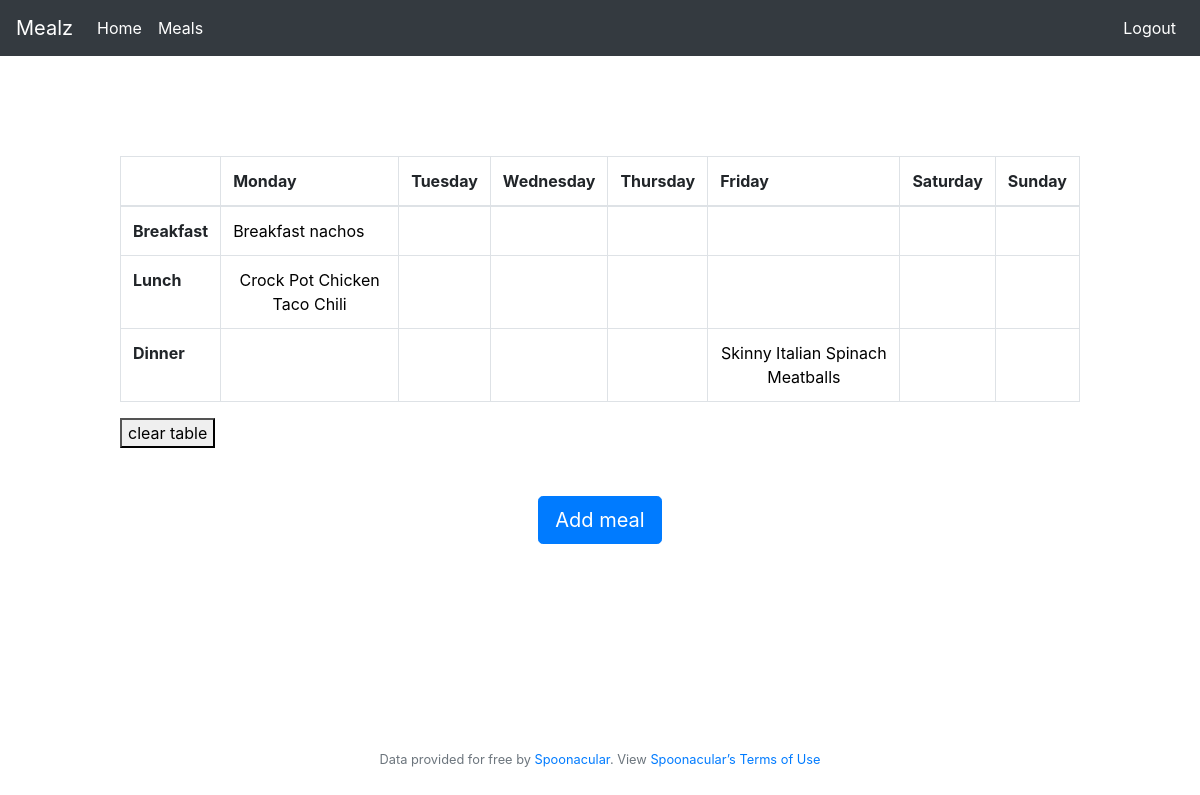
/ (signed in), run on the app's committed database.
### tables this page shows
CREATE TABLE meals (user_id INT NOT NULL, meal TEXT NOT NULL, meal_id TEXT NOT NULL, meal_name TEXT NOT NULL, meal_img TEXT NOT NULL);

### app.py (the view)
@app.route("/", methods=["GET", "POST"])
@login_required
def home():
    if (request.method == "POST"):
        c.execute("SELECT * FROM meals WHERE user_id = :user AND meal = :meal", {"user": session["user_id"], "meal": request.form.get("food")})
        meal_query = c.fetchone()
        query = {
            "id": meal_query[2],
            "title": meal_query[3],
            "image": meal_query[4]
        }
        session["dict"] = query
        return redirect(f"/recipes/{query['id']}")
    else:
        meals = meal()
        if (session["user_id"] == 5):
            flash("You are logged in as a guest. All meals added to the schedule will be deleted after logout. Enjoy!")
            return render_template("home.html", alert = "primary", meals = meals)
        return render_template("home.html", meals = meals)

### functions.py (called while the page is built)
def login_required(f):
    @wraps(f)
    def decorated_function(*args, **kwargs):
        if session.get("user_id") is None:
            return redirect("/login")
        return f(*args, **kwargs)
    return decorated_function

def meal():
    c.execute("SELECT * FROM meals WHERE user_id = :user", {"user": session["user_id"]})
    query = c.fetchall()
    meals = {}
    for row in query:
        info = {row[1]: {"name": row[3], "image": row[4]}}
        meals.update(info)
    return meals

### templates/home.html (shortened to what this page needs)
{% extends "layout.html" %}
{% block main %}
<div class="home-table">
    <form method="post" action="/" name="meal-form">
      <div class="table-responsive-sm">
        <table class="table table-bordered">
          <thead>
            <tr>
              <th scope="col"></th>
              <th scope="col">Monday</th>
              <th scope="col">Tuesday</th>
              <th scope="col">Wednesday</th>
              <th scope="col">Thursday</th>
              <th scope="col">Friday</th>
              <th scope="col">Saturday</th>
              <th scope="col">Sunday</th>
            </tr>
          </thead>
          <tbody>
            <tr>
              <th scope="row">Breakfast</th>
              <td><button type="submit" class="input-button" value="monday-breakfast" name="food">{% if "monday-breakfast" in meals %} {{meals["monday-breakfast"]["name"]}} {% endif %}</button></td>
              <td><button type="submit" class="input-button" value="tuesday-breakfast" name="food">{% if "tuesday-breakfast" in meals %} {{meals["tuesday-breakfast"]["name"]}} {% else %}{% endif %}</button></td>
              <td><button type="submit" class="input-button" value="wednesday-breakfast" name="food">{% if "wednesday-breakfast" in meals %} {{meals["wednesday-breakfast"]["name"]}} {% else %}{% endif %}</button></td>
              <td><button type="submit" class="input-button" value="thursday-breakfast" name="food">{% if "thursday-breakfast" in meals %} {{meals["thursday-breakfast"]["name"]}} {% else %}{% endif %}</button></td>
              <td><button type="submit" class="input-button" value="friday-breakfast" name="food">{% if "friday-breakfast" in meals %} {{meals["friday-breakfast"]["name"]}} {% else %}{% endif %}</button></td>
              <td><button type="submit" class="input-button" value="saturday-breakfast" name="food">{% if "saturday-breakfast" in meals %} {{meals["saturday-breakfast"]["name"]}} {% else %}{% endif %}</button></td>
              <td><button type="submit" class="input-button" value="sunday-breakfast" name="food">{% if "sunday-breakfast" in meals %} {{meals["sunday-breakfast"]["name"]}} {% else %}{% endif %}</button></td>
            </tr>
            <tr>
              <th scope="row">Lunch</th>
              <td><button type="submit" class="input-button" value="monday-lunch" name="food">{% if "monday-lunch" in meals %} {{meals["monday-lunch"]["name"]}} {% endif %}</button></td>
              <td><button type="submit" class="input-button" value="tuesday-lunch" name="food">{% if "tuesday-lunch" in meals %} {{meals["tuesday-lunch"]["name"]}} {% else %}{% endif %}</button></td>
              <td><button type="submit" class="input-button" value="wednesday-lunch" name="food">{% if "wednesday-lunch" in meals %} {{meals["wednesday-lunch"]["name"]}} {% else %}{% endif %}</button></td>
              <td><button type="submit" class="input-button" value="thursday-lunch" name="food">{% if "thursday-lunch" in meals %} {{meals["thursday-lunch"]["name"]}} {% else %}{% endif %}</button></td>
              <td><button type="submit" class="input-button" value="friday-lunch" name="food">{% if "friday-lunch" in meals %} {{meals["friday-lunch"]["name"]}} {% else %}{% endif %}</button></td>
              <td><button type="submit" class="input-button" value="saturday-lunch" name="food">{% if "saturday-lunch" in meals %} {{meals["saturday-lunch"]["name"]}} {% else %}{% endif %}</button></td>
              <td><button type="submit" class="input-button" value="sunday-lunch" name="food">{% if "sunday-lunch" in meals %} {{meals["sunday-lunch"]["name"]}} {% else %}{% endif %}</button></td>
            </tr>
            <tr>
              <th scope="row">Dinner</th>
              <td><button type="submit" class="input-button" value="monday-dinner" name="food">{% if "monday-dinner" in meals %} {{meals["monday-dinner"]["name"]}} {% else %}{% endif %}</button></td>
              <td><button type="submit" class="input-button" value="tuesday-dinner" name="food">{% if "tuesday-dinner" in meals %} {{meals["tuesday-dinner"]["name"]}} {% else %}{% endif %}</button></td>
              <td><button type="submit" class="input-button" value="wednesday-dinner" name="food">{% if "wednesday-dinner" in meals %} {{meals["wednesday-dinner"]["name"]}} {% else %}{% endif %}</button></td>
              <td><button type="submit" class="input-button" value="thursday-dinner" name="food">{% if "thursday-dinner" in meals %} {{meals["thursday-dinner"]["name"]}} {% else %}{% endif %}</button></td>
              <td><button type="submit" class="input-button" value="friday-dinner" name="food">{% if "friday-dinner" in meals %} {{meals["friday-dinner"]["name"]}} {% endif %}</button></td>
              <td><button type="submit" class="input-button" value="saturday-dinner" name="food">{% if "saturday-dinner" in meals %} {{meals["saturday-dinner"]["name"]}} {% else %}{% endif %}</button></td>
              <td><button type="submit" class="input-button" value="sunday-dinner" name="food">{% if "sunday-dinner" in meals %} {{meals["sunday-dinner"]["name"]}} {% else %}{% endif %}</button></td>
            </tr>
          </tbody>
        </table>
      </div>
    </form>
    <form action="/clear_table">
      <button type="submit"> clear table</button>
    </form>
</div>
<br>
<br>
<div class="home-button">
  <button type="button" class="btn btn-primary btn-lg" onclick="window.location.href='/meals';">Add meal</button>
</div>
{% endblock %}

### static/styles.css (style rules this page uses)
.home-table { width: 80%; margin: auto; margin-top: 100px; }
.input-button { background:none; border:none; margin:0; padding:0; cursor: pointer; }
.home-button { text-align: center; }

### data on the page
meals: meal_name "Breakfast nachos"
meals: meal_name "Crock Pot Chicken Taco Chili"
meals: meal_name "Skinny Italian Spinach Meatballs"
